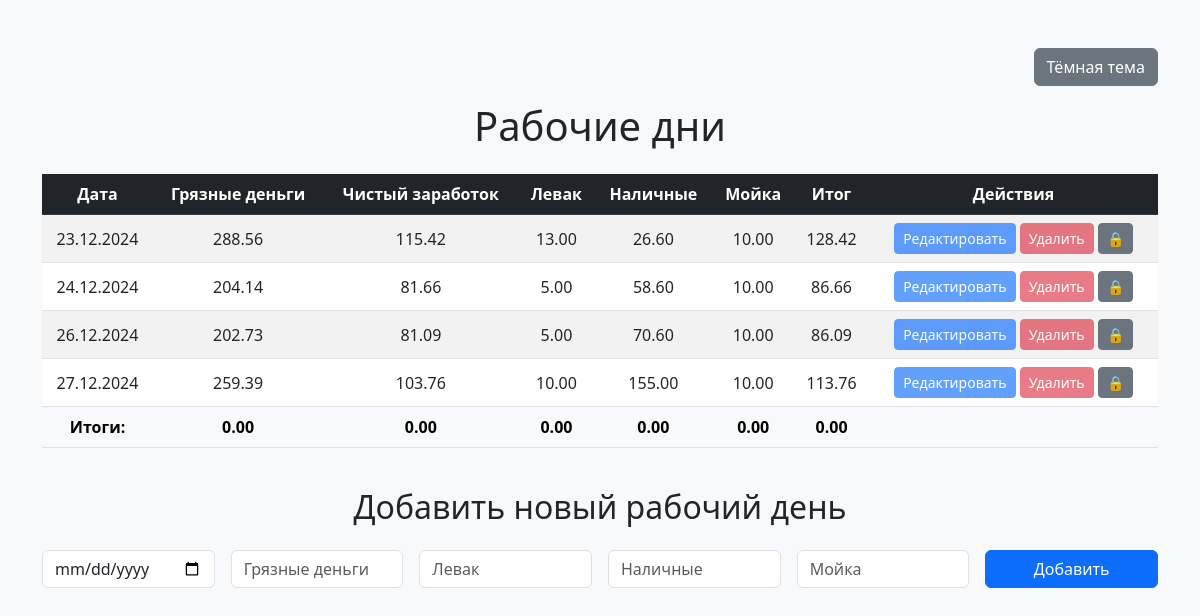
The app's page /work_days, older data.
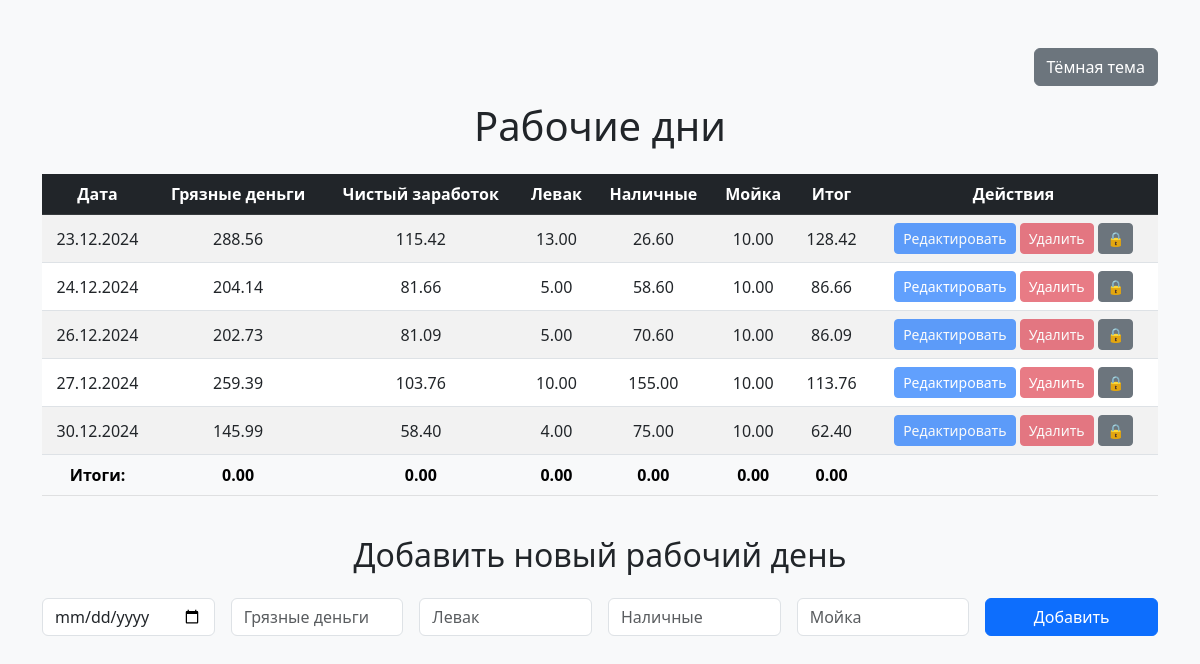
The same page, newer data.
### models.py (models this page shows)
class WorkDay(db.Model):
    id = db.Column(db.Integer, primary_key=True)
    date = db.Column(db.Date, nullable=False)
    gross_income = db.Column(db.Float, nullable=False, default=0.0)  # Грязные деньги
    net_income = db.Column(db.Float, nullable=False, default=0.0)  # Чистый заработок (рассчитывается автоматически)
    extra_income = db.Column(db.Float, nullable=False, default=0.0)
    cash_income = db.Column(db.Float, nullable=False, default=0.0)
    car_wash_expenses = db.Column(db.Float, nullable=False, default=0.0)
    total = db.Column(db.Float, nullable=False, default=0.0)  # Итог за день

### app.py (the view, shortened to what this page needs)
@app.route('/work_days', methods=['GET', 'POST'])
def work_days():
    work_days = WorkDay.query.order_by(WorkDay.date).all()
    for work_day in work_days:
        work_day.formatted_date = work_day.date.strftime('%d.%m.%Y')
    return render_template('work_days.html', work_days=work_days)

### templates/work_days.html (shortened to what this page needs)
<!DOCTYPE html>
<html lang="ru">
<head>
    <link href="https://cdn.jsdelivr.net/npm/bootstrap@5.3.0-alpha3/dist/css/bootstrap.min.css" rel="stylesheet">
    <link rel="stylesheet" href="https://cdn.jsdelivr.net/npm/sweetalert2@11.5.0/dist/sweetalert2.min.css">
</head>
<body class="bg-light">
    <div class="container my-5">
        <div class="d-flex justify-content-end mb-3">
            <button id="theme-toggle" class="btn btn-secondary">Тёмная тема</button>
        </div>
        <h1 class="text-center mb-4">Рабочие дни</h1>
        <div class="table-responsive">
            <table class="table table-striped table-hover text-center align-middle">
                <thead class="table-dark">
                    <tr>
                        <th>Дата</th>
                        <th>Грязные деньги</th>
                        <th>Чистый заработок</th>
                        <th>Левак</th>
                        <th>Наличные</th>
                        <th>Мойка</th>
                        <th>Итог</th>
                        <th>Действия</th>
                    </tr>
                </thead>
                <tbody id="work-days-table">
                    {% for work_day in work_days %}
                    <tr data-id="{{ work_day.id }}">
                        <td>{{ work_day.formatted_date }}</td>
                        <td>{{ "%.2f"|format(work_day.gross_income) }}</td>
                        <td>{{ "%.2f"|format(work_day.net_income) }}</td>
                        <td>{{ "%.2f"|format(work_day.extra_income) }}</td>
                        <td>{{ "%.2f"|format(work_day.cash_income) }}</td>
                        <td>{{ "%.2f"|format(work_day.car_wash_expenses) }}</td>
                        <td>{{ "%.2f"|format(work_day.total) }}</td>
                        <td>
                            <button class="btn btn-primary btn-sm edit-btn" data-id="{{ work_day.id }}" disabled>Редактировать</button>
                            <button class="btn btn-danger btn-sm delete-btn" data-id="{{ work_day.id }}" disabled>Удалить</button>
                            <button class="btn btn-secondary btn-sm lock-btn" data-id="{{ work_day.id }}" data-locked="false">
                                🔒
                            </button>
                        </td>
                    </tr>
                    {% endfor %}
                </tbody>
                <tfoot>
                    <tr class="table-light">
                        <th>Итоги:</th>
                        <th id="total-gross-income">0.00</th>
                        <th id="total-net-income">0.00</th>
                        <th id="total-extra-income">0.00</th>
                        <th id="total-cash-income">0.00</th>
                        <th id="total-car-wash-expenses">0.00</th>
                        <th id="total-total">0.00</th>
                        <th></th>
                    </tr>
                </tfoot>
            </table>
        </div>
        <h2 class="text-center my-4">Добавить новый рабочий день</h2>
        <form id="add-work-day-form" class="row g-3 justify-content-center">
            <div class="col-md-2"><input type="date" id="date" class="form-control" required></div>
            <div class="col-md-2"><input type="number" step="0.01" id="gross_income" class="form-control" placeholder="Грязные деньги" required></div>
            <div class="col-md-2"><input type="number" step="0.01" id="extra_income" class="form-control" placeholder="Левак" required></div>
            <div class="col-md-2"><input type="number" step="0.01" id="cash_income" class="form-control" placeholder="Наличные" required></div>
            <div class="col-md-2"><input type="number" step="0.01" id="car_wash_expenses" class="form-control" placeholder="Мойка" required></div>
            <div class="col-md-2"><button type="submit" class="btn btn-primary w-100">Добавить</button></div>
        </form>
    </div>
</body>
</html>

Row changes from the older to the newer data that the page shows:
added WorkDay: formatted_date "30.12.2024", gross_income "145.99", net_income "58.40", extra_income "4.00", cash_income "75.00", car_wash_expenses "10.00", total "62.40"
